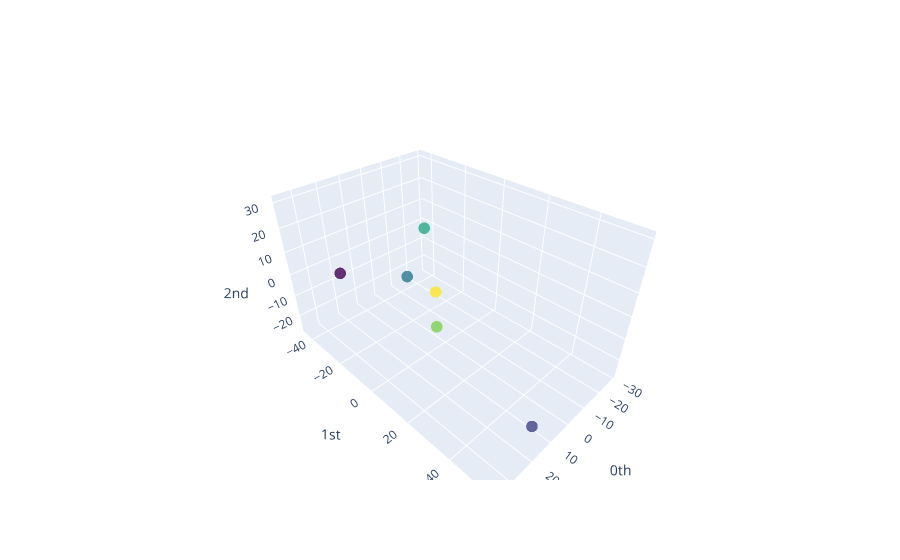

Notebook cell for this chart:
### Markdown cell above
## Embeddings

### Code cell
embedding_dimension_periodic = 3
embedding_time_delay_periodic = 30

embedder = SingleTakensEmbedding(
    parameters_type="fixed",
    time_delay=embedding_time_delay_periodic,
    dimension=embedding_dimension_periodic,
    stride=500 # Иначе слишком много значений, и вычисления не произвести
)
anglez_point_cloud = embedder.fit_transform(anglez_series)
plot_point_cloud(anglez_point_cloud).show()

### Figure 1 — Plotly figure (JSON) as saved in the notebook; plotly's stock layout.template omitted (floating-point values rounded to 4 significant figures)
{"data": [{"marker": {"color": [0, 1, 2, 3, 4, 5], "colorscale": [[0, "#440154"], [0.1111, "#482878"], [0.2222, "#3e4989"], [0.3333, "#31688e"], [0.4444, "#26828e"], [0.5556, "#1f9e89"], [0.6667, "#35b779"], [0.7778, "#6ece58"], [0.8889, "#b5de2b"], [1, "#fde725"]], "opacity": 0.8, "size": 4}, "mode": "markers", "type": "scatter3d", "x": [19.49, 17.85, 35.41, -29.28, 1.164, -19.79], "y": [-41.15, 55.24, 22.03, -44.0, -3.973, -26.82], "z": [-4.769, -16.07, 30.76, -3.334, -21.81, -26.65]}], "layout": {"scene": {"xaxis": {"exponentformat": "e", "showexponent": "all", "title": {"text": "0th"}, "type": "linear"}, "yaxis": {"exponentformat": "e", "showexponent": "all", "title": {"text": "1st"}, "type": "linear"}, "zaxis": {"exponentformat": "e", "showexponent": "all", "title": {"text": "2nd"}, "type": "linear"}}}}
